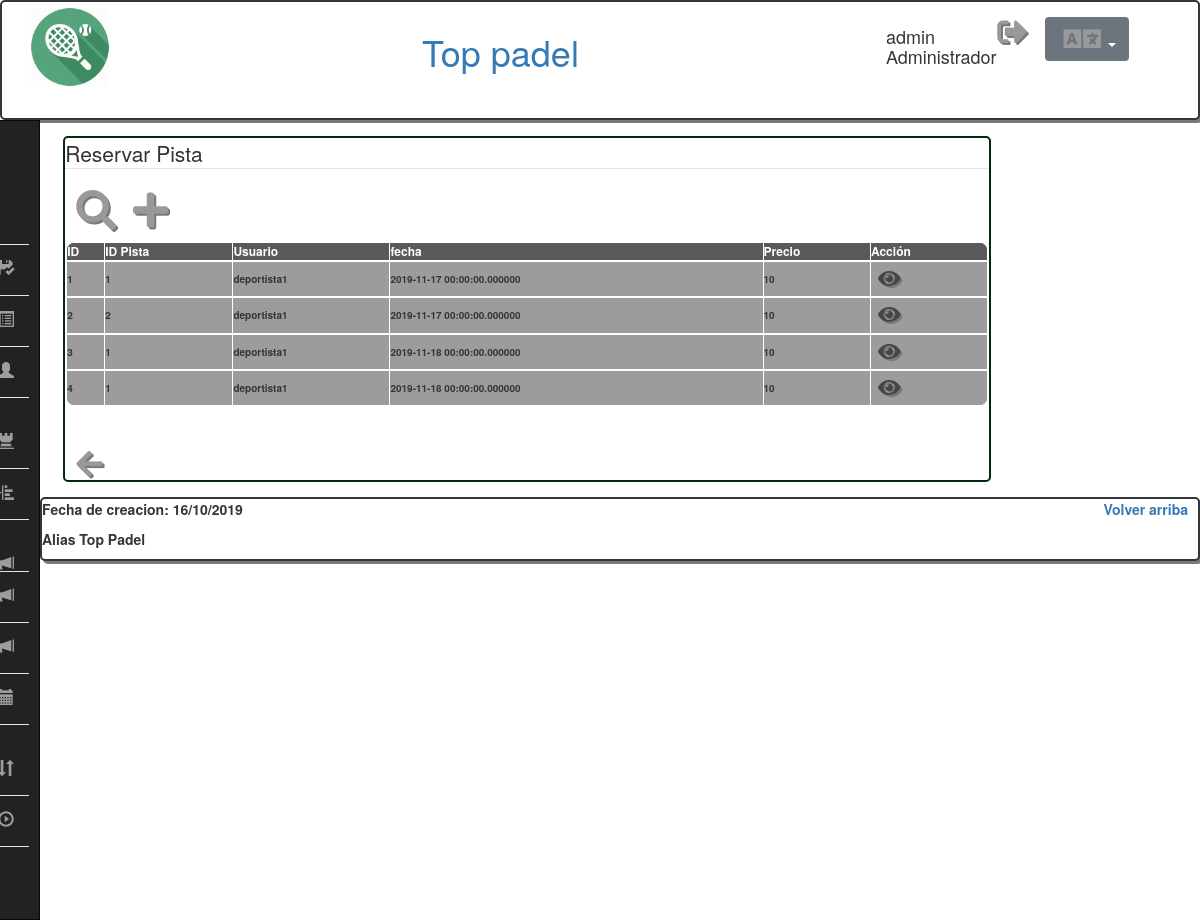
Page /Controllers/ReservarPista_Controller.php?accion=SHOWALL (signed in) on the committed database.
### tables this page shows
CREATE TABLE IF NOT EXISTS reserva (        
    idReserva int AUTO_INCREMENT NOT NULL,
    idPista varchar(25) NOT NULL,
    idUsuario varchar(25) NOT NULL,
    fecha datetime(6) NOT NULL,
    precio varchar(25),

    PRIMARY KEY (idReserva,idPista),
    FOREIGN KEY (idPista) REFERENCES pista(idPista)
  );

### Models/ReservarPista_Model.php (called while the page is built, shortened)
<?php
class ReservarPista_Model{
    var $mysqli;
    function __construct($idReserva,$idPista,$idUsuario,$fecha,$precio){
        include_once '../Models/Access_DB.php';
        $this->mysqli = ConnectDB();
    }
        function SHOWALL(){
            $sql = "SELECT * FROM reserva";
            if(!($result = $this->mysqli->query($sql))){
                return 'ERROR: Fallo en la consulta sobre la base de datos.';
            }else return mysqli_fetch_all($result, MYSQLI_ASSOC);
        }
    }
?>

### Models/Access_DB.php (called while the page is built)
<?php
function ConnectDB()
{
    $mysqli = new mysqli("localhost", 'padelabpdba', 'padelpass' , 'padelabp');
	if ($mysqli->connect_errno) {
		include './MESSAGE_View.php';
		new MESSAGE("Fallo al conectar a MySQL: (" . $mysqli->connect_errno . ") " . $mysqli->connect_error, './index.php');
		return false;
	}
	else{
		return $mysqli;
	}
}
?>

### Views/ReservarPista/ReservarPistaShowAll_View.php (the view, shortened to what this page needs)
<?php
	class ReservarPista_SHOWALL{
		function __construct($datos){
			$this->render($datos);
		}
		function render($datos){
            include '../Views/Header_View.php';
						?>
<div class="col-md-2"></div>
<div class=" table-responsive contenido">
    <fieldset id="showall">
        <legend><?php echo $strings['Reservar Pista'];?></legend>
        <div class="container-showall-btn">
            <button class="form-btn" role="link" onclick="window.location='../Controllers/ReservarPista_Controller.php?accion=SEARCH'"><i class="fas fa-search"></i>
            <button class="form-btn" role="link" onclick="window.location='../Controllers/ReservarPista_Controller.php?accion=ADD'"><i class="fas fa-plus"></i>
        </div>
        <table>
            <thead>
                <tr>
                <th><?php echo $strings['ID'];?></th>
                <th><?php echo $strings['idPista'];?></th>
                <th><?php echo $strings['idUsuario'];?></th>
                <th><?php echo $strings['fecha'];?></th>
                <th><?php echo $strings['precio'];?></th>
                <th colspan="3"><?php echo $strings['Acción'];?></th>
            </thead>
            <tr>
            <?php if(count($datos, COUNT_RECURSIVE)!= 8){
                    foreach($datos as $datos) :
                    ?>
                    <td><?php echo $datos['idReserva']."\n"; ?></td>
                    <td><?php echo $datos['idPista']."\n"; ?></td>
                    <td><?php echo $datos['idUsuario']."\n"; ?></td>
                    <td><?php echo $datos['fecha']."\n"; ?></td>
                    <td><?php echo $datos['precio']."\n"; ?></td>
                    <td class="tb-btn"><button class="editbtn" role="link" onclick="window.location='../Controllers/ReservarPista_Controller.php?accion=SHOWCURRENT&param=<?php echo $datos['idReserva']?>';"><i class="fas fa-eye"></i></button></td>
            </tr>
            <?php endforeach;};?>
            </table>
        <div class="container-btn">
            <button class="form-btn" role="link" onclick="window.location='./Index_Controller.php';"><i class="fas fa-arrow-left"></i>
        </div>
    </fieldset>
</div>
<?php
			include '../Views/Footer_View.php';
		}}
?>

### Views/css/estilos.css (style rules this page uses)
body { font-family: 'Roboto', sans-serif; margin: 12px; background-color: rgb(189, 189, 189); align-items: center; }
.contenido { margin-top: 15px; margin-bottom: 15px; margin-left: 2%; margin-right: 2%; background-color: white; color: rgb(28, 145, 5); border: 2px solid rgb(2, 41, 11); border-radius: 5px; font-size: 10px; max-width:80%; }
.fas { margin-left: 5px; font-size: 30px; color: rgb(153, 153, 153); text-shadow: 2px 2px rgb(121, 121, 121); }
.form-btn { border: none; background-color: rgba(0,0,0,0); }
.form-btn .fas { margin-left: 5px; font-size: 30px; color: rgb(153, 153, 153); text-shadow: 2px 2px rgb(121, 121, 121); }
table { width: 100%; margin-top: 10px; color: rgb(53, 53, 53); }
tr { border: 2px solid white; }
td { font-size: 10px; font-weight: bold; border: 1px solid white; padding-left: 10px; padding-right:10px; background-color: rgb(156, 156, 156); }
th { color: white; font-size: 12px; border: 1px solid white; padding-left: 10px; padding-right:10px; background-color: rgb(90, 90, 90); }
.tb-btn { border: none; padding:0; padding-top: 5px; padding-bottom: 5px; }
table tbody tr:last-child td:first-child { border-radius: 0 0 0 10px; }
table tbody tr:last-child td:last-child { border-radius: 0 0 10px 0; }
.editbtn { border: none; background-color: rgba(0,0,0,0); padding: 2px; padding-right: 5px; }
.editbtn .fas { font-size: 20px; color: rgb(70, 70, 70); text-shadow: 2px 2px rgb(121, 121, 121); }
.container-showall-btn .form-btn .fas { font-size: 40px; }
legend { border-bottom: 1px solid white; }
#showall .container-btn { padding-top: 20px; border-top: 1px solid white; }
#showall .container-btn .fas { font-size:30px; }
table { margin-bottom: 20px; }
table thead th:first-child { border-radius: 10px 0 0 0; }
table thead th:last-child { border-radius: 0 10px 0 0; }
body,html { height: 100%; }

### rows in the picture
reserva: idReserva "1", idPista "1", idUsuario "deportista1", fecha "2019-11-17 00:00:00.000000", precio "10"
reserva: idReserva "2", idPista "2", idUsuario "deportista1", fecha "2019-11-17 00:00:00.000000", precio "10"
reserva: idReserva "3", idPista "1", idUsuario "deportista1", fecha "2019-11-18 00:00:00.000000", precio "10"
reserva: idReserva "4", idPista "1", idUsuario "deportista1", fecha "2019-11-18 00:00:00.000000", precio "10"

### other values in the picture
$strings['Top padel'] "Top padel"
$_SESSION['login'] "admin"
$_SESSION['rol'] "Administrador"
$strings['Reservar Pista'] "Reservar Pista"
$strings['ID'] "ID"
$strings['idPista'] "ID Pista"
$strings['idUsuario'] "Usuario"
$strings['fecha'] "fecha"
$strings['precio'] "Precio"
$strings['Acción'] "Acción"
$strings['Fecha de creacion'] "Fecha de creacion"
$strings['Alias'] "Alias"
